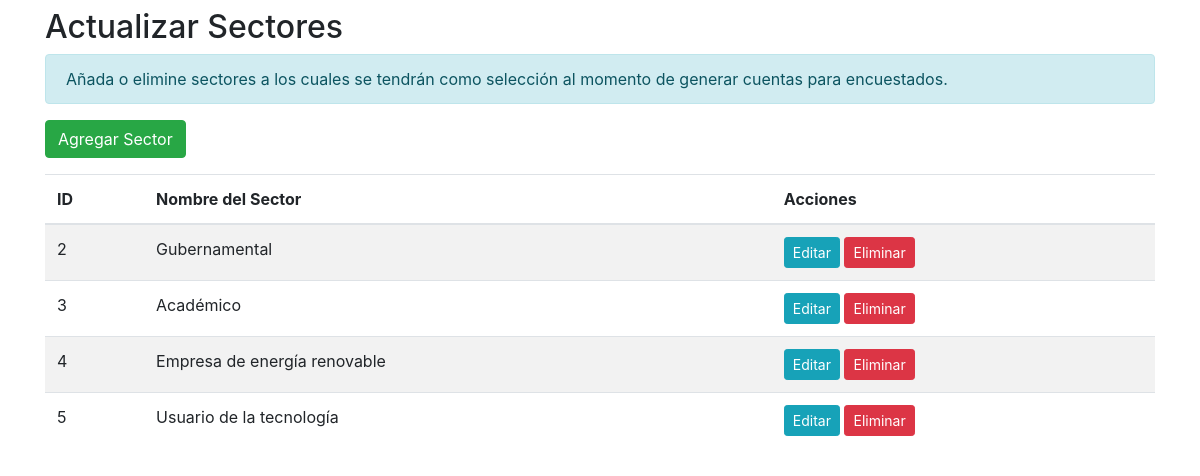
Page /views/pages/pagesAdmin/gestion_sectores.php (signed in) on the committed database.
### tables this page shows
CREATE TABLE `Sector` (
  `id_sector` int NOT NULL,
  `nombre_sector` varchar(50) NOT NULL
);

### views/pages/pagesAdmin/gestion_sectores.php (the view, shortened to what this page needs)
<?php
include '../../../db.php';
$sql = "SELECT * FROM Sector";
$result = $conn->query($sql);
$sectores = [];
if ($result->num_rows > 0) {
    while ($row = $result->fetch_assoc()) {
        $sectores[] = $row;
    }
}
?>
<!DOCTYPE html>
<html lang="es">
<head>
    <link rel="stylesheet" href="https://stackpath.bootstrapcdn.com/bootstrap/4.5.2/css/bootstrap.min.css">
    <link rel="stylesheet" href="https://cdnjs.cloudflare.com/ajax/libs/font-awesome/5.15.4/css/all.min.css">
    <link rel="stylesheet" href="https://cdnjs.cloudflare.com/ajax/libs/toastr.js/latest/toastr.min.css">
    <link rel="stylesheet" href="../../../styles/stylesCategoriasEncuesta.css">
</head>
<body>
    <div class="container mt-2">
        <h2>Actualizar Sectores</h2>
        <div class="alert alert-info" role="alert">
            Añada o elimine sectores a los cuales se tendrán como selección al momento de generar cuentas para encuestados.
        </div>
        <button class="btn btn-success mb-3" data-toggle="modal" data-target="#agregarSectorModal">Agregar Sector</button>
        <table class="table table-striped">
            <thead>
                <tr>
                    <th>ID</th>
                    <th>Nombre del Sector</th>
                    <th>Acciones</th>
                </tr>
            </thead>
            <tbody>
                <?php foreach ($sectores as $sector) : ?>
                    <?php if ($sector['nombre_sector'] !== 'admon') : ?>
                        <tr>
                            <td><?php echo $sector['id_sector']; ?></td>
                            <td><?php echo $sector['nombre_sector']; ?></td>
                            <td>
                                <button class="btn btn-info btn-sm editar-sector" data-id="<?php echo $sector['id_sector']; ?>" data-nombre="<?php echo $sector['nombre_sector']; ?>">Editar</button>
                                <button class="btn btn-danger btn-sm eliminar-sector" data-id="<?php echo $sector['id_sector']; ?>">Eliminar</button>
                            </td>
                        </tr>
                    <?php endif; ?>
                <?php endforeach; ?>
            </tbody>
        </table>
    </div>
</body>
</html>

### rows in the picture
sector: id_sector "2", nombre_sector "Gubernamental"
sector: id_sector "3", nombre_sector "Académico"
sector: id_sector "4", nombre_sector "Empresa de energía renovable"
sector: id_sector "5", nombre_sector "Usuario de la tecnología"
